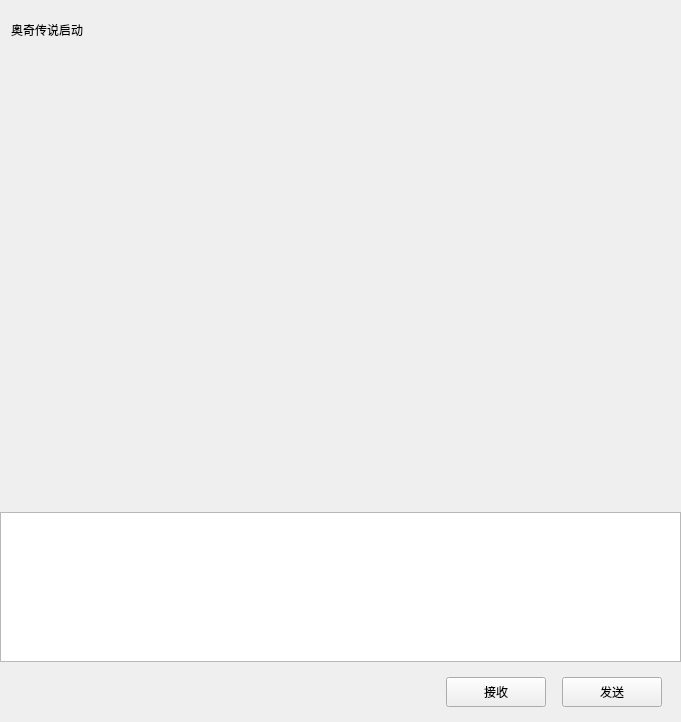
<?xml version="1.0" encoding="UTF-8"?>
<ui version="4.0">
 <class>ChatPage</class>
 <widget class="QWidget" name="ChatPage">
  <property name="geometry">
   <rect>
    <x>0</x>
    <y>0</y>
    <width>681</width>
    <height>722</height>
   </rect>
  </property>
  <property name="windowTitle">
   <string>Form</string>
  </property>
  <layout class="QVBoxLayout" name="verticalLayout">
   <property name="spacing">
    <number>0</number>
   </property>
   <property name="leftMargin">
    <number>0</number>
   </property>
   <property name="topMargin">
    <number>0</number>
   </property>
   <property name="rightMargin">
    <number>0</number>
   </property>
   <property name="bottomMargin">
    <number>0</number>
   </property>
   <item>
    <widget class="QWidget" name="chat_data_wid" native="true">
     <layout class="QVBoxLayout" name="verticalLayout_4">
      <property name="spacing">
       <number>0</number>
      </property>
      <property name="leftMargin">
       <number>0</number>
      </property>
      <property name="topMargin">
       <number>0</number>
      </property>
      <property name="rightMargin">
       <number>0</number>
      </property>
      <property name="bottomMargin">
       <number>0</number>
      </property>
      <item>
       <widget class="QWidget" name="title_wid" native="true">
        <property name="minimumSize">
         <size>
          <width>0</width>
          <height>60</height>
         </size>
        </property>
        <property name="maximumSize">
         <size>
          <width>16777215</width>
          <height>60</height>
         </size>
        </property>
        <layout class="QVBoxLayout" name="verticalLayout_5">
         <property name="topMargin">
          <number>2</number>
         </property>
         <property name="rightMargin">
          <number>2</number>
         </property>
         <property name="bottomMargin">
          <number>2</number>
         </property>
         <item>
          <widget class="QWidget" name="widget_2" native="true">
           <layout class="QHBoxLayout" name="horizontalLayout_3">
            <property name="leftMargin">
             <number>2</number>
            </property>
            <property name="topMargin">
             <number>2</number>
            </property>
            <property name="rightMargin">
             <number>2</number>
            </property>
            <property name="bottomMargin">
             <number>2</number>
            </property>
            <item>
             <widget class="QLabel" name="title_lb">
              <property name="text">
               <string>奥奇传说启动</string>
              </property>
             </widget>
            </item>
           </layout>
          </widget>
         </item>
        </layout>
       </widget>
      </item>
      <item>
       <widget class="ChatView" name="chat_data_list" native="true">
        <property name="minimumSize">
         <size>
          <width>0</width>
          <height>0</height>
         </size>
        </property>
        <property name="maximumSize">
         <size>
          <width>16777215</width>
          <height>16777215</height>
         </size>
        </property>
       </widget>
      </item>
      <item>
       <widget class="QWidget" name="tool_wid" native="true">
        <property name="minimumSize">
         <size>
          <width>0</width>
          <height>40</height>
         </size>
        </property>
        <property name="maximumSize">
         <size>
          <width>16777215</width>
          <height>40</height>
         </size>
        </property>
        <layout class="QHBoxLayout" name="horizontalLayout_4">
         <property name="leftMargin">
          <number>2</number>
         </property>
         <property name="topMargin">
          <number>2</number>
         </property>
         <property name="rightMargin">
          <number>2</number>
         </property>
         <property name="bottomMargin">
          <number>2</number>
         </property>
         <item>
          <spacer name="horizontalSpacer_2">
           <property name="orientation">
            <enum>Qt::Horizontal</enum>
           </property>
           <property name="sizeType">
            <enum>QSizePolicy::Fixed</enum>
           </property>
           <property name="sizeHint" stdset="0">
            <size>
             <width>5</width>
             <height>20</height>
            </size>
           </property>
          </spacer>
         </item>
         <item>
          <widget class="ClickedLabel" name="emo_lb">
           <property name="minimumSize">
            <size>
             <width>25</width>
             <height>25</height>
            </size>
           </property>
           <property name="maximumSize">
            <size>
             <width>25</width>
             <height>25</height>
            </size>
           </property>
           <property name="text">
            <string/>
           </property>
          </widget>
         </item>
         <item>
          <spacer name="horizontalSpacer_4">
           <property name="orientation">
            <enum>Qt::Horizontal</enum>
           </property>
           <property name="sizeType">
            <enum>QSizePolicy::Fixed</enum>
           </property>
           <property name="sizeHint" stdset="0">
            <size>
             <width>5</width>
             <height>20</height>
            </size>
           </property>
          </spacer>
         </item>
         <item>
          <widget class="ClickedLabel" name="file_lb">
           <property name="minimumSize">
            <size>
             <width>25</width>
             <height>25</height>
            </size>
           </property>
           <property name="maximumSize">
            <size>
             <width>25</width>
             <height>25</height>
            </size>
           </property>
           <property name="text">
            <string/>
           </property>
          </widget>
         </item>
         <item>
          <spacer name="horizontalSpacer_3">
           <property name="orientation">
            <enum>Qt::Horizontal</enum>
           </property>
           <property name="sizeHint" stdset="0">
            <size>
             <width>40</width>
             <height>20</height>
            </size>
           </property>
          </spacer>
         </item>
        </layout>
       </widget>
      </item>
      <item>
       <widget class="MessageTextEdit" name="chatEdit">
        <property name="minimumSize">
         <size>
          <width>0</width>
          <height>150</height>
         </size>
        </property>
        <property name="maximumSize">
         <size>
          <width>16777215</width>
          <height>150</height>
         </size>
        </property>
       </widget>
      </item>
      <item>
       <widget class="QWidget" name="send_wid" native="true">
        <property name="minimumSize">
         <size>
          <width>0</width>
          <height>60</height>
         </size>
        </property>
        <property name="maximumSize">
         <size>
          <width>16777215</width>
          <height>60</height>
         </size>
        </property>
        <layout class="QHBoxLayout" name="horizontalLayout_5">
         <property name="topMargin">
          <number>2</number>
         </property>
         <property name="bottomMargin">
          <number>2</number>
         </property>
         <item>
          <spacer name="horizontalSpacer_5">
           <property name="orientation">
            <enum>Qt::Horizontal</enum>
           </property>
           <property name="sizeHint" stdset="0">
            <size>
             <width>346</width>
             <height>20</height>
            </size>
           </property>
          </spacer>
         </item>
         <item>
          <widget class="ClickedBtn" name="receive_btn">
           <property name="minimumSize">
            <size>
             <width>100</width>
             <height>30</height>
            </size>
           </property>
           <property name="maximumSize">
            <size>
             <width>100</width>
             <height>30</height>
            </size>
           </property>
           <property name="text">
            <string>接收</string>
           </property>
          </widget>
         </item>
         <item>
          <spacer name="horizontalSpacer_7">
           <property name="orientation">
            <enum>Qt::Horizontal</enum>
           </property>
           <property name="sizeType">
            <enum>QSizePolicy::Fixed</enum>
           </property>
           <property name="sizeHint" stdset="0">
            <size>
             <width>10</width>
             <height>20</height>
            </size>
           </property>
          </spacer>
         </item>
         <item>
          <widget class="ClickedBtn" name="send_btn">
           <property name="minimumSize">
            <size>
             <width>100</width>
             <height>30</height>
            </size>
           </property>
           <property name="maximumSize">
            <size>
             <width>100</width>
             <height>30</height>
            </size>
           </property>
           <property name="text">
            <string>发送</string>
           </property>
          </widget>
         </item>
         <item>
          <spacer name="horizontalSpacer_6">
           <property name="orientation">
            <enum>Qt::Horizontal</enum>
           </property>
           <property name="sizeType">
            <enum>QSizePolicy::Fixed</enum>
           </property>
           <property name="sizeHint" stdset="0">
            <size>
             <width>10</width>
             <height>20</height>
            </size>
           </property>
          </spacer>
         </item>
        </layout>
       </widget>
      </item>
     </layout>
    </widget>
   </item>
  </layout>
 </widget>
 <customwidgets>
  <customwidget>
   <class>ClickedBtn</class>
   <extends>QPushButton</extends>
   <header location="global">clickedbtn.h</header>
  </customwidget>
  <customwidget>
   <class>ClickedLabel</class>
   <extends>QLabel</extends>
   <header>clickedlabel.h</header>
  </customwidget>
  <customwidget>
   <class>ChatView</class>
   <extends>QWidget</extends>
   <header>chatview.h</header>
   <container>1</container>
  </customwidget>
  <customwidget>
   <class>MessageTextEdit</class>
   <extends>QTextEdit</extends>
   <header location="global">messagetextedit.h</header>
  </customwidget>
 </customwidgets>
 <resources/>
 <connections/>
</ui>
